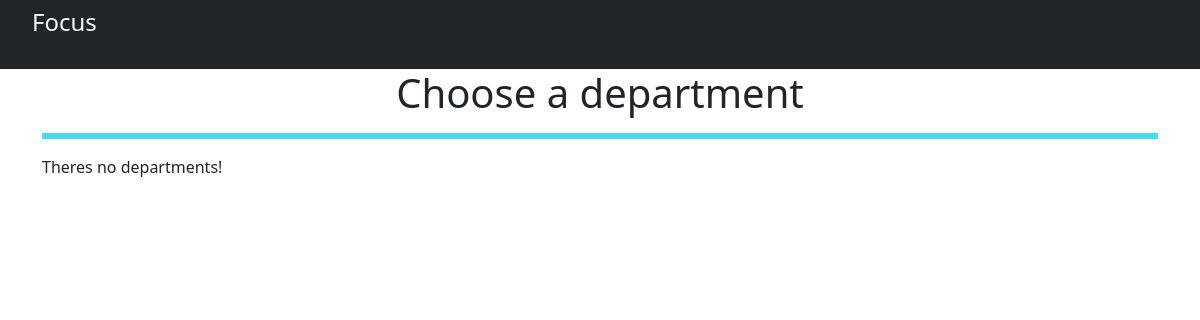
The app's page /, older data.
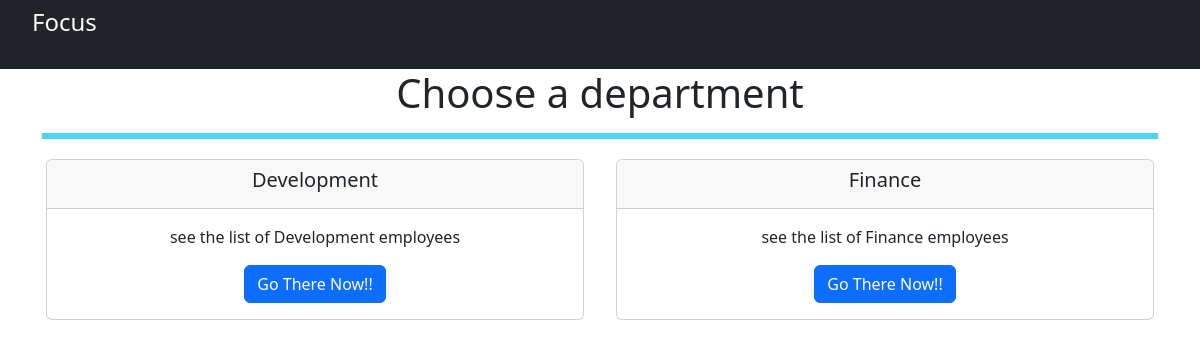
The same page, newer data.
### employees/models.py (models this page shows, shortened)
class Department(models.Model):
    name = models.CharField(max_length=200)
    class Meta:
        db_table = "Department"

### employees/views.py (the view)
# urls.py: path('', views.index, name = 'index'),  # the homepage of employees
def index(request):
    lst_of_deps = Department.objects.order_by('id')   #get list of ids
    context = {'lst_of_deps' : lst_of_deps}
    return render(request, 'employees/index.html', context)

### employees/templates/employees/index.html (shortened to what this page needs)
{% extends 'employees/base.html' %}
{% block body %}
    <h1 class="text-center">Choose a department</h1>
    <hr class="border border-info border-3 opacity-75"/>
    {% if lst_of_deps %}
    <div class="row">
        {% for dept in lst_of_deps %}
        <div class="col-sm-6">
          <div class="card m-1">
            <div class="card-header text-center">
                <h5 class="card-title">{{ dept.name }}</h5>
            </div>
            <div class="card-body text-center">
              <p class="card-text">see the list of {{ dept.name }} employees</p>
              <a href="{% url 'employees:details' dept.id %}" class="btn btn-primary">Go There Now!!</a>
            </div>
          </div>
        </div>
        {% endfor %}
    </div>
    {% else %}
        <p>Theres no departments!</p>
    {% endif %}
{% endblock %}

### employees/templates/employees/base.html (shortened to what this page needs)
<!DOCTYPE html>
<html lang="en">
<head>
    <link href="https://cdn.jsdelivr.net/npm/bootstrap@5.3.0-alpha1/dist/css/bootstrap.min.css" rel="stylesheet">
</head>
<body>
    <nav class="navbar navbar-expanded-large navbar-dark bg-dark">
        <ul class="nav-nav">
            <li class="nav-item">
                <a class="nav-link text-light" href="/"><h4 >Focus</h4></a>
            </li>
        </ul>
    </nav>
    <div class="container">
        {% block body %}
        {% endblock %}
    </div>
</body>
</html>

Row changes from the older to the newer data that the page shows:
added Department: name "Development"
added Department: name "Finance"
Text that changed along with them:
text no longer shown: "Theres no departments!"
